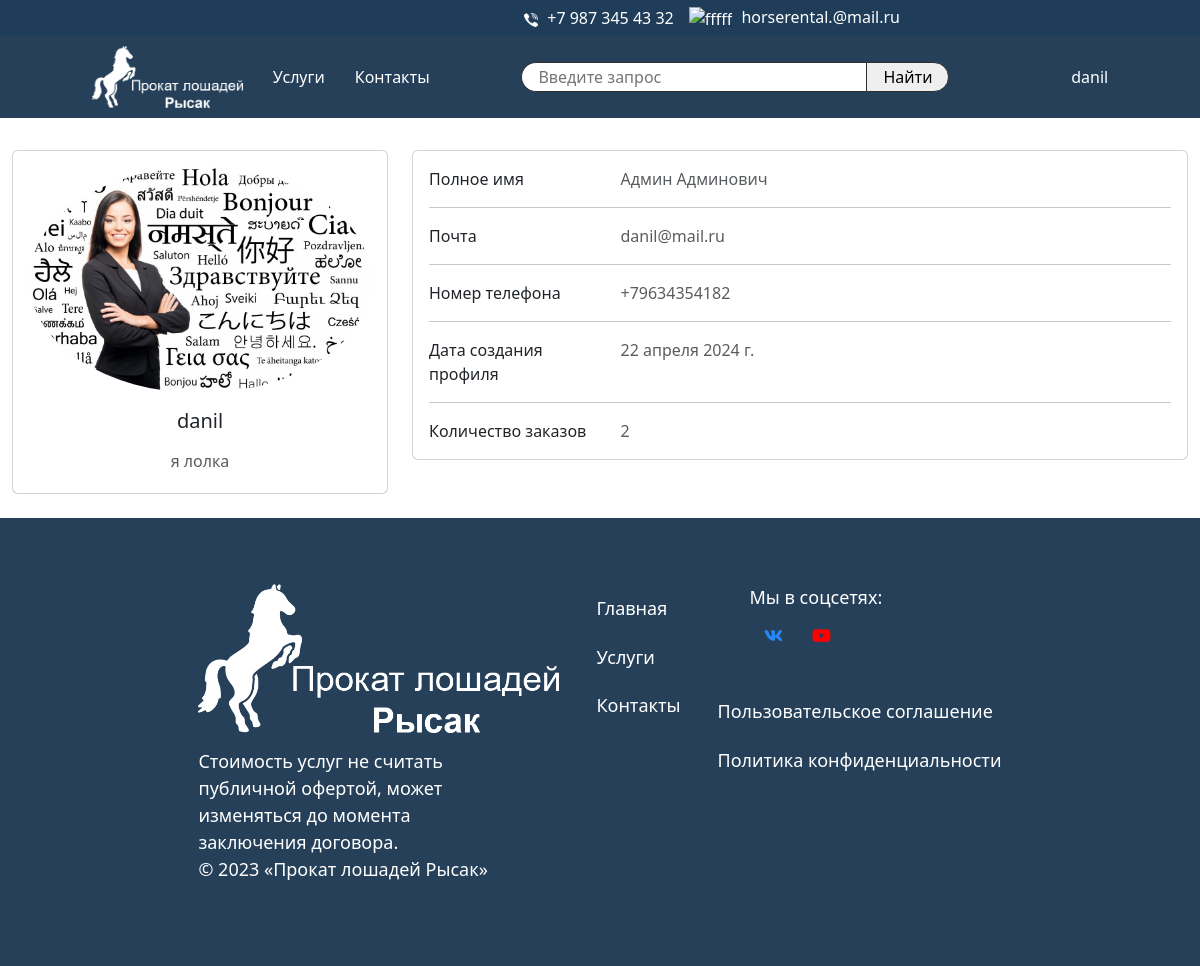
Page /auth/profile/danil/ (signed in) on the earlier database version.
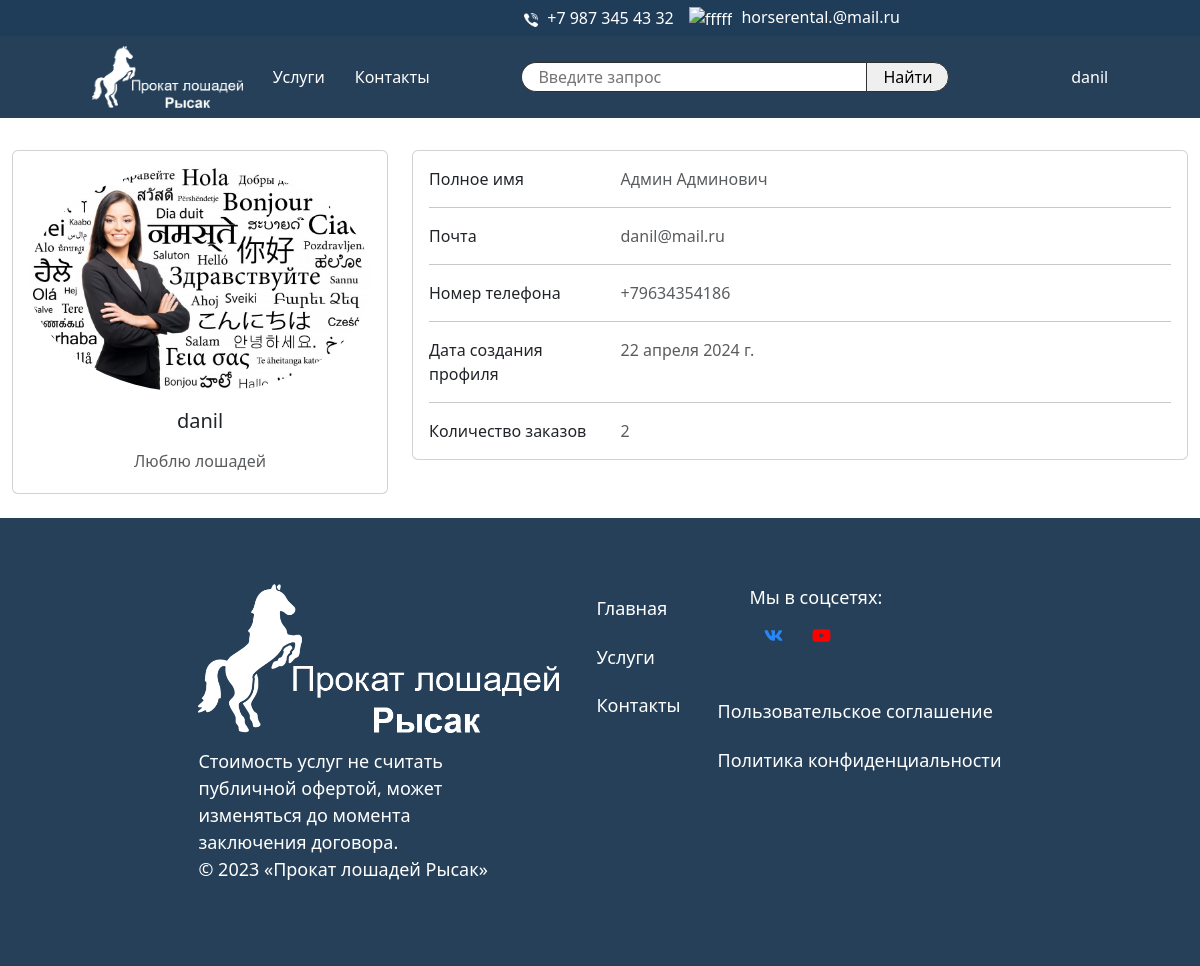
Same page on the later database version.
### horse_reg/models.py (models this page shows, shortened)
class Profile(models.Model):
    user = models.OneToOneField(User, on_delete=models.CASCADE, verbose_name='Пользователь')
    phone = models.CharField(max_length=15, verbose_name='Номер телефона')
    img = models.ImageField(upload_to='users/%Y/%m/%d/', verbose_name='Аватар')
    body = models.TextField(verbose_name='О себе')
    date_create = models.DateField(auto_now_add=True, verbose_name='Дата создания')
    date_update = models.DateField(auto_now=True, blank=True, verbose_name='Дата изменения')
    class Meta:
        verbose_name = 'Профиль'
        verbose_name_plural = 'Профили'

class CustomUser(AbstractUser):
    email = models.EmailField(max_length=128, unique=True, db_index=True, blank=False, verbose_name='Почта')
    is_active = models.BooleanField(blank=False, default=False, verbose_name='Активен')
    USERNAME_FIELD = 'username'
    REQUIRED_FIELDS = ['email']
    objects = CustomUserManager()

### horse_reg/views.py (the view)
# urls.py: path('profile/<str:username>/', views.profile, name='profile'),
@login_required(login_url='reg:login')
def profile(request, username):
    user = get_object_or_404(User, username=username)
    prof = get_object_or_404(Profile, user=user)
    order = Order.objects.filter(user=user)
    return render(request, 'horse_reg/profile.html', {'prof': prof, 'order': order, 'user': user})

### horse_reg/templates/horse_reg/profile.html (shortened to what this page needs)
{% extends 'layout.html' %}
{% load static %}
{% load thumbnail %}
{% block content %}
    <div class="d-flex justify-content-center">
        <div style="margin-top: 150px; width: 100%" class="row justify-content-center">
            <div class="col-lg-4">
                <div class="card mb-4">
                    <div class="card-body text-center">
                        {% thumbnail prof.img '150' as im %}
                            <img class="rounded-circle img-fluid" src="{{ im.url }}" alt="аватар">
                        {% endthumbnail %}
                        <h5 class="my-3">{{ prof.user.username }}</h5>
                        <p class="text-muted mb-1">{{ prof.body }}</p>
                    </div>
                </div>
            </div>
            <div class="col-lg-8">
                <div class="card mb-4">
                    <div class="card-body">
                        <div class="row">
                            <div class="col-sm-3">
                                <p class="mb-0">Полное имя</p>
                            </div>
                            <div class="col-sm-9">
                                <p class="text-muted mb-0">{{ user.first_name }} {{ user.last_name }}</p>
                            </div>
                        </div>
                        <hr>
                        <div class="row">
                            <div class="col-sm-3">
                                <p class="mb-0">Почта</p>
                            </div>
                            <div class="col-sm-9">
                                <p class="text-muted mb-0">{{ user.email }}</p>
                            </div>
                        </div>
                        <hr>
                        <div class="row">
                            <div class="col-sm-3">
                                <p class="mb-0">Номер телефона</p>
                            </div>
                            <div class="col-sm-9">
                                <p class="text-muted mb-0">{{ prof.phone }}</p>
                            </div>
                        </div>
                        <hr>
                        <div class="row">
                            <div class="col-sm-3">
                                <p class="mb-0">Дата создания профиля</p>
                            </div>
                            <div class="col-sm-9">
                                <p class="text-muted mb-0">{{ prof.date_create }}</p>
                            </div>
                        </div>
                        <hr>
                        <div class="row">
                            <div class="col-sm-3">
                                <p class="mb-0">Количество заказов</p>
                            </div>
                            <div class="col-sm-9">
                                <p class="text-muted mb-0">{{ order.count }}</p>
                            </div>
                        </div>
                    </div>
                </div>
            </div>
        </div>
    </div>
{% endblock %}

Differences in the rows shown:
changed Profile "danil": body "я лолка" → "Люблю лошадей"; phone "+79634354182" → "+79634354186"
